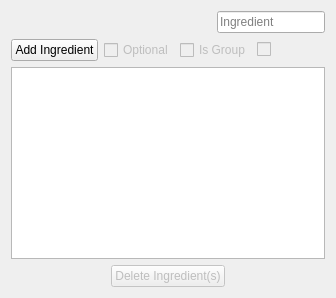
      <widget class="QWidget" name="layoutWidget">
       <layout class="QVBoxLayout" name="ingredientLayout">
        <item>
         <layout class="QHBoxLayout" name="ingredientRowLayout">
          <item>
           <widget class="AmountEditor" name="newIngredientAmountEditor" native="true">
            <property name="sizePolicy">
             <sizepolicy hsizetype="Preferred" vsizetype="Preferred">
              <horstretch>0</horstretch>
              <verstretch>0</verstretch>
             </sizepolicy>
            </property>
            <property name="minimumSize">
             <size>
              <width>200</width>
              <height>0</height>
             </size>
            </property>
            <property name="focusPolicy">
             <enum>Qt::NoFocus</enum>
            </property>
           </widget>
          </item>
          <item>
           <widget class="QLineEdit" name="newIngredientLineEdit">
            <property name="sizePolicy">
             <sizepolicy hsizetype="Expanding" vsizetype="Fixed">
              <horstretch>5</horstretch>
              <verstretch>0</verstretch>
             </sizepolicy>
            </property>
            <property name="placeholderText">
             <string>Ingredient</string>
            </property>
           </widget>
          </item>
         </layout>
        </item>
        <item>
         <layout class="QHBoxLayout" name="ingredientButtonLayout">
          <item>
           <widget class="QPushButton" name="addNewIngredientButton">
            <property name="sizePolicy">
             <sizepolicy hsizetype="Maximum" vsizetype="Fixed">
              <horstretch>0</horstretch>
              <verstretch>0</verstretch>
             </sizepolicy>
            </property>
            <property name="focusPolicy">
             <enum>Qt::NoFocus</enum>
            </property>
            <property name="text">
             <string>Add Ingredient</string>
            </property>
            <property name="icon">
             <iconset resource="../../resources/resources.qrc">
              <normaloff>:/icons/plus.png</normaloff>:/icons/plus.png</iconset>
            </property>
           </widget>
          </item>
          <item>
           <widget class="QCheckBox" name="optionalCheckbox">
            <property name="enabled">
             <bool>false</bool>
            </property>
            <property name="focusPolicy">
             <enum>Qt::NoFocus</enum>
            </property>
            <property name="text">
             <string>Optional</string>
            </property>
           </widget>
          </item>
          <item>
           <widget class="QCheckBox" name="isGroupCheckBox">
            <property name="enabled">
             <bool>false</bool>
            </property>
            <property name="sizePolicy">
             <sizepolicy hsizetype="Fixed" vsizetype="Fixed">
              <horstretch>0</horstretch>
              <verstretch>0</verstretch>
             </sizepolicy>
            </property>
            <property name="focusPolicy">
             <enum>Qt::NoFocus</enum>
            </property>
            <property name="text">
             <string>Is Group</string>
            </property>
           </widget>
          </item>
          <item>
           <widget class="QCheckBox" name="alternativeCheckBox">
            <property name="enabled">
             <bool>false</bool>
            </property>
            <property name="focusPolicy">
             <enum>Qt::NoFocus</enum>
            </property>
            <property name="text">
             <string/>
            </property>
           </widget>
          </item>
         </layout>
        </item>
        <item>
         <widget class="QTreeView" name="ingredientTreeView">
          <property name="acceptDrops">
           <bool>true</bool>
          </property>
          <property name="dragEnabled">
           <bool>true</bool>
          </property>
          <property name="dragDropMode">
           <enum>QAbstractItemView::InternalMove</enum>
          </property>
          <property name="defaultDropAction">
           <enum>Qt::MoveAction</enum>
          </property>
          <property name="selectionMode">
           <enum>QAbstractItemView::ExtendedSelection</enum>
          </property>
          <property name="itemsExpandable">
           <bool>true</bool>
          </property>
          <property name="animated">
           <bool>false</bool>
          </property>
          <property name="wordWrap">
           <bool>true</bool>
          </property>
         </widget>
        </item>
        <item alignment="Qt::AlignHCenter">
         <widget class="QPushButton" name="deleteIngredientsButton">
          <property name="enabled">
           <bool>false</bool>
          </property>
          <property name="sizePolicy">
           <sizepolicy hsizetype="Fixed" vsizetype="Fixed">
            <horstretch>0</horstretch>
            <verstretch>0</verstretch>
           </sizepolicy>
          </property>
          <property name="focusPolicy">
           <enum>Qt::NoFocus</enum>
          </property>
          <property name="text">
           <string>Delete Ingredient(s)</string>
          </property>
          <property name="icon">
           <iconset resource="../../resources/resources.qrc">
            <normaloff>:/icons/minus.png</normaloff>:/icons/minus.png</iconset>
          </property>
         </widget>
        </item>
       </layout>
      </widget>
